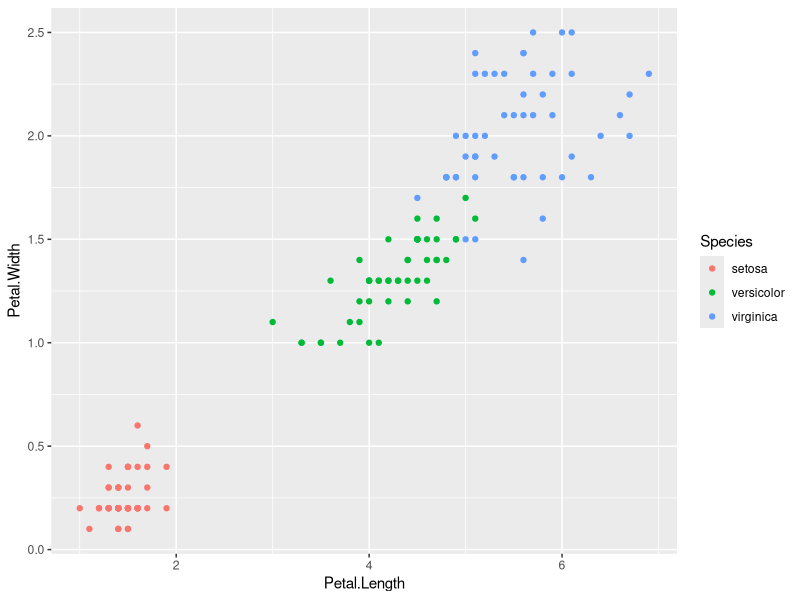
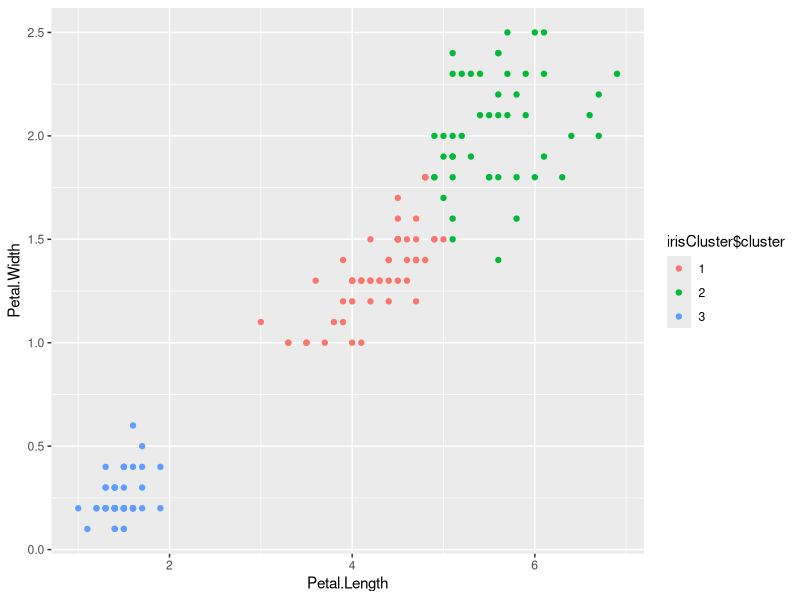
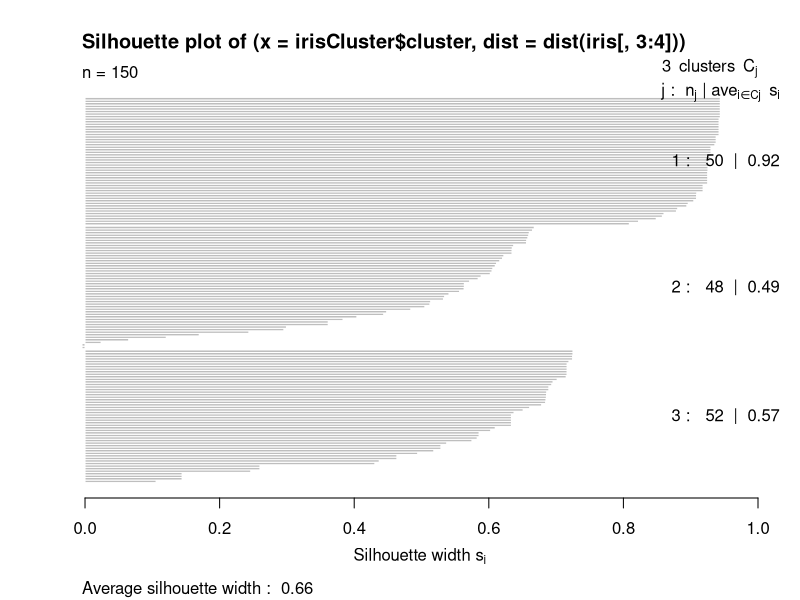

Generate these figures, in order, with R:
rm(list = ls())

library(datasets)
library(ggplot2)

ggplot(iris, aes(Petal.Length, Petal.Width, color = Species))+geom_point()
set.seed(20)
irisCluster <- kmeans(iris[, 3:4], 3, nstart = 20)

#Matrisedeconfusion
table(irisCluster$cluster, iris$Species)

#Representationdesclusters
irisCluster$cluster <- as.factor(irisCluster$cluster)
ggplot(iris,aes(Petal.Length, Petal.Width, color = irisCluster$cluster))+geom_point()

#Representationdelasilhouette
library(cluster)
irisCluster <- kmeans(iris[, 3:4], 3, nstart = 20)
s <- silhouette(irisCluster$cluster, dist(iris[, 3:4]))
plot(s)
